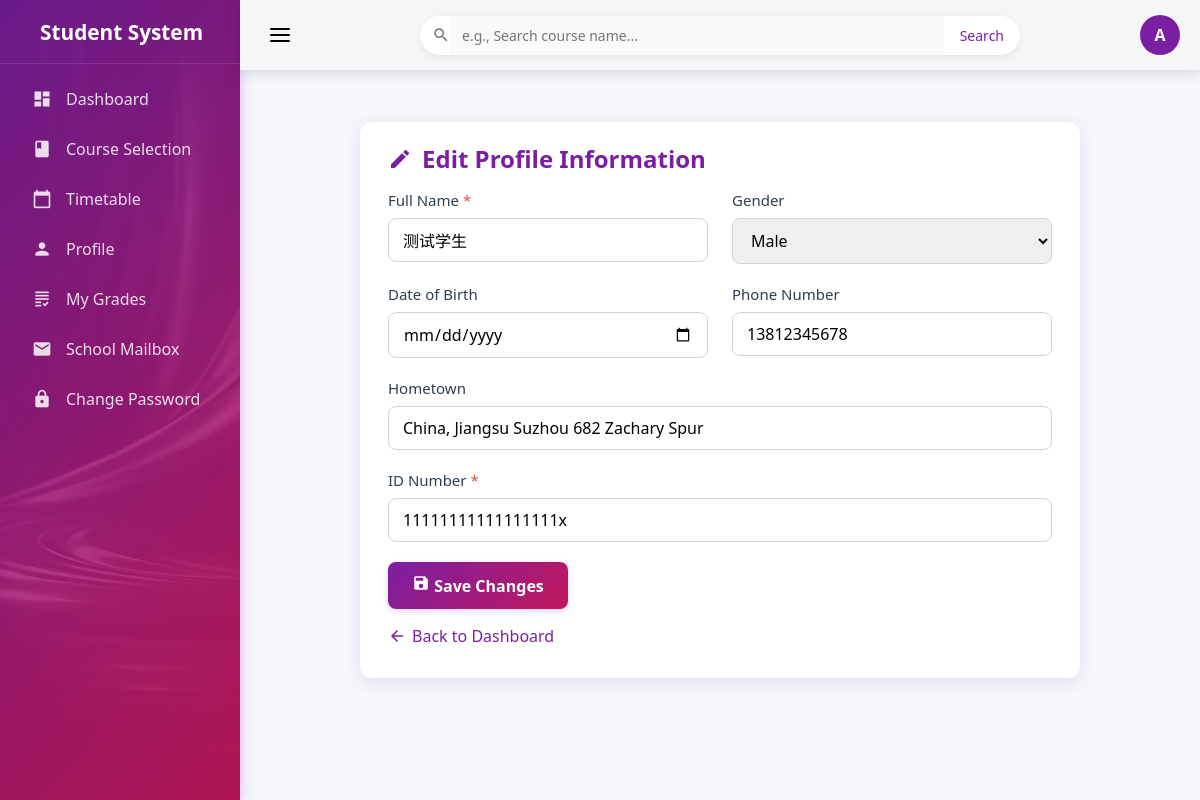
Page /student/edit-profile (signed in) on the committed database.
### tables this page shows
CREATE TABLE "student" (
	"student_id"	VARCHAR(20),
	"name"	VARCHAR(50) NOT NULL,
	"gender"	CHAR(1),
	"birth_date"	DATE,
	"phone"	VARCHAR(20),
	"hometown"	VARCHAR(50),
	"college_id"	VARCHAR(20),
	"id_card"	CHAR(18) NOT NULL UNIQUE,
	"enrollment_year"	INT,
	PRIMARY KEY("student_id"),
	FOREIGN KEY("college_id") REFERENCES "college"("college_id")
);

### app/student.py (the view, shortened to what this page needs)
@student_bp.route('/edit-profile', methods=['GET', 'POST'])
def edit_profile():
    username = session['username']
    conn = get_db_connection()
    student = conn.execute("""
        SELECT student_id, name, gender, birth_date, phone, hometown, id_card
        FROM student
        WHERE student_id = ?
    """, (username,)).fetchone()
    if not student:
        conn.close()
        flash('Student information not found.')
        return redirect(url_for('main.dashboard'))
    conn.close()
    return render_template('student/edit_profile.html', student=student)

### app/db.py (called while the page is built)
def get_db_connection():
    if 'db' not in g:
        g.db = sqlite3.connect(
            DATABASE,
            timeout=20.0,
            check_same_thread=False
        )
        g.db.row_factory = sqlite3.Row
        g.db.execute('PRAGMA foreign_keys = ON;')
    return g.db

### app/student.py (called while the page is built)
@student_bp.before_request
def require_student_login():
    if 'username' not in session:
        flash('Please log in first.')
        return redirect(url_for('auth.login'))
    if session.get('role') != 'student':
        flash('You do not have permission to access student features.')
        return redirect(url_for('main.dashboard'))

### templates/student/edit_profile.html (shortened to what this page needs)
{% extends "student/student_base.html" %}
{% block content %}
<div class="profile-form-container">
    <h2>
        <i class="material-icons" style="font-size: 24px; color: #7b1fa2;">edit</i>
        Edit Profile Information
    </h2>
    <form method="POST">
        <div class="form-row">
            <div class="form-group">
                <label class="required">Full Name</label>
                <input type="text" name="name" value="{{ student.name }}" class="form-control" required>
            </div>
            <div class="form-group">
                <label>Gender</label>
                <select name="gender" class="form-control">
                    <option value="M" {% if student.gender == 'M' %}selected{% endif %}>Male</option>
                </select>
            </div>
        </div>
        <div class="form-row">
            <div class="form-group">
                <label>Date of Birth</label>
                <input type="date" name="birth_date"
                       value="{{ student.birth_date if student.birth_date else '' }}"
                       class="form-control">
            </div>
            <div class="form-group">
                <label>Phone Number</label>
                <input type="tel" name="phone"
                       value="{{ student.phone if student.phone else '' }}"
                       placeholder="e.g., 13812345678"
                       class="form-control">
            </div>
        </div>
        <div class="form-group">
            <label>Hometown</label>
            <input type="text" name="hometown"
                   value="{{ student.hometown if student.hometown else '' }}"
                   placeholder="e.g., Hangzhou, Zhejiang Province"
                   class="form-control">
        </div>
        <div class="form-group">
            <label class="required">ID Number</label>
            <input type="text" name="id_card"
                   value="{{ student.id_card }}"
                   maxlength="18"
                   placeholder="18-digit ID number (last digit may be X)"
                   class="form-control" required>
        </div>
        <button type="submit" class="btn-submit">
            <i class="material-icons" style="font-size: 18px;">save</i>
            Save Changes
        </button>
    </form>
    <a href="{{ url_for('main.dashboard') }}" class="btn-back">
        <i class="material-icons" style="font-size: 18px;">arrow_back</i>
        Back to Dashboard
    </a>
</div>
{% endblock %}

### templates/student/edit_profile.html (style rules this page uses)
.profile-form-container { max-width: 720px; margin: 28px auto; background: white; padding: 28px; border-radius: 12px; box-shadow: 0 4px 16px rgba(123, 31, 162, 0.12); }
.profile-form-container h2 { margin-top: -8px; margin-bottom: 15px; color: #7b1fa2; font-size: 24px; display: flex; align-items: center; gap: 10px; }
.form-group { margin-bottom: 20px; }
.form-group label { display: block; margin-bottom: 8px; font-weight: 500; color: #2c3e50; font-size: 15px; }
.form-control { width: 100%; padding: 10px 14px; border: 1px solid #ced4da; border-radius: 8px; font-size: 16px; transition: border-color 0.2s; box-sizing: border-box; }
.form-row { display: grid; grid-template-columns: 1fr 1fr; gap: 24px; }
.btn-submit { background: linear-gradient(135deg, #7b1fa2, #c2185b); color: white; border: none; padding: 12px 24px; border-radius: 8px; font-size: 16px; font-weight: 600; cursor: pointer; transition: background 0.2s, transform 0.1s; box-shadow: 0 2px 6px rgba(123, 31, 162, 0.2); }
.btn-back { display: inline-flex; align-items: center; gap: 6px; margin-top: 16px; color: #7b1fa2; text-decoration: none; font-weight: 500; transition: color 0.2s; }
.required::after { content: " *"; color: #e74c3c; }

### rows in the picture
student: name "测试学生", gender "Male", phone "13812345678", hometown "China, Jiangsu Suzhou 682 Zachary Spur", id_card "11111111111111111x"

### other values in the picture
{{ session.username|first|upper }} "A"
